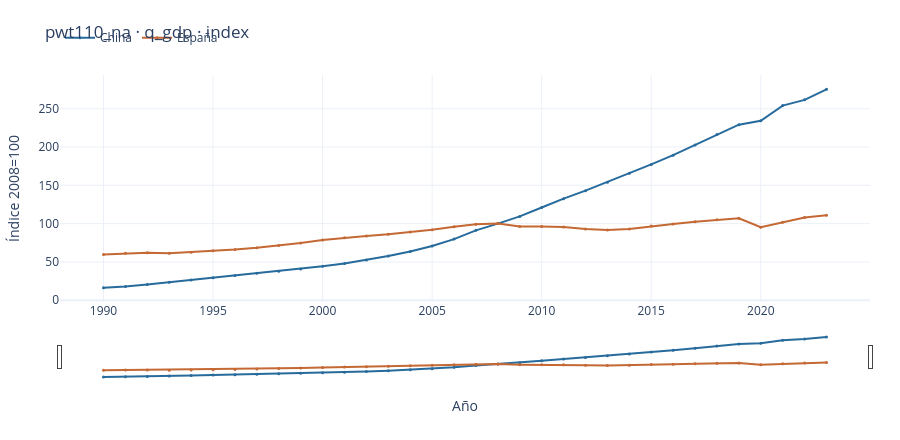

This figure's notebook cell:
### Markdown cell above
## 3. Exploración de series

Se empieza con índices 2008=100. Las tasas requieren años consecutivos y niveles positivos. Si falta la base elegida, se informa; no se sustituye silenciosamente. Los niveles se muestran en paneles separados por país para evitar superponer euros y yuanes.

El selector permite escoger proveedor, serie, transformación y período. PWT contiene variables a PPA y otras a precios nacionales; consultar la leyenda conservada antes de interpretar niveles.

### Code cell
explorer(df, "pwt110_na", "q_gdp", "index").show(renderer="plotly_mimetype")

### Figure 1 — Plotly figure (JSON) as saved in the notebook; plotly's stock layout.template omitted (floating-point values rounded to 4 significant figures)
{"data": [{"connectgaps": false, "hovertemplate": "%{x}: %{y:.4g}<extra>China</extra>", "line": {"color": "#276b9c"}, "marker": {"size": 3}, "mode": "lines+markers", "name": "China", "type": "scatter", "x": [1990, 1991, 1992, 1993, 1994, 1995, 1996, 1997, 1998, 1999, 2000, 2001, 2002, 2003, 2004, 2005, 2006, 2007, 2008, 2009, 2010, 2011, 2012, 2013, 2014, 2015, 2016, 2017, 2018, 2019, 2020, 2021, 2022, 2023], "y": [16.46, 17.99, 20.54, 23.4, 26.45, 29.34, 32.26, 35.23, 38.0, 40.91, 44.38, 48.08, 52.48, 57.74, 63.58, 70.83, 79.84, 91.2, 100, 109.4, 121.0, 132.6, 143.0, 154.1, 165.6, 177.2, 189.4, 202.5, 216.2, 229.1, 234.2, 254.0, 261.5, 275.2]}, {"connectgaps": false, "hovertemplate": "%{x}: %{y:.4g}<extra>España</extra>", "line": {"color": "#c46834"}, "marker": {"size": 3}, "mode": "lines+markers", "name": "España", "type": "scatter", "x": [1990, 1991, 1992, 1993, 1994, 1995, 1996, 1997, 1998, 1999, 2000, 2001, 2002, 2003, 2004, 2005, 2006, 2007, 2008, 2009, 2010, 2011, 2012, 2013, 2014, 2015, 2016, 2017, 2018, 2019, 2020, 2021, 2022, 2023], "y": [59.82, 61.34, 61.91, 61.27, 62.73, 64.46, 66.14, 68.51, 71.46, 74.61, 78.49, 81.57, 83.82, 86.28, 88.97, 92.13, 95.85, 99.24, 100, 96.23, 96.32, 95.71, 92.96, 91.64, 93.03, 96.81, 99.63, 102.5, 105.0, 107.0, 95.32, 101.7, 108.0, 110.9]}], "layout": {"height": 440, "legend": {"orientation": "h"}, "margin": {"b": 60, "l": 60, "r": 30, "t": 75}, "title": {"text": "pwt110_na · q_gdp · index"}, "xaxis": {"rangeslider": {"visible": true}, "title": {"text": "Año"}}, "yaxis": {"title": {"text": "Índice 2008=100"}}}}
